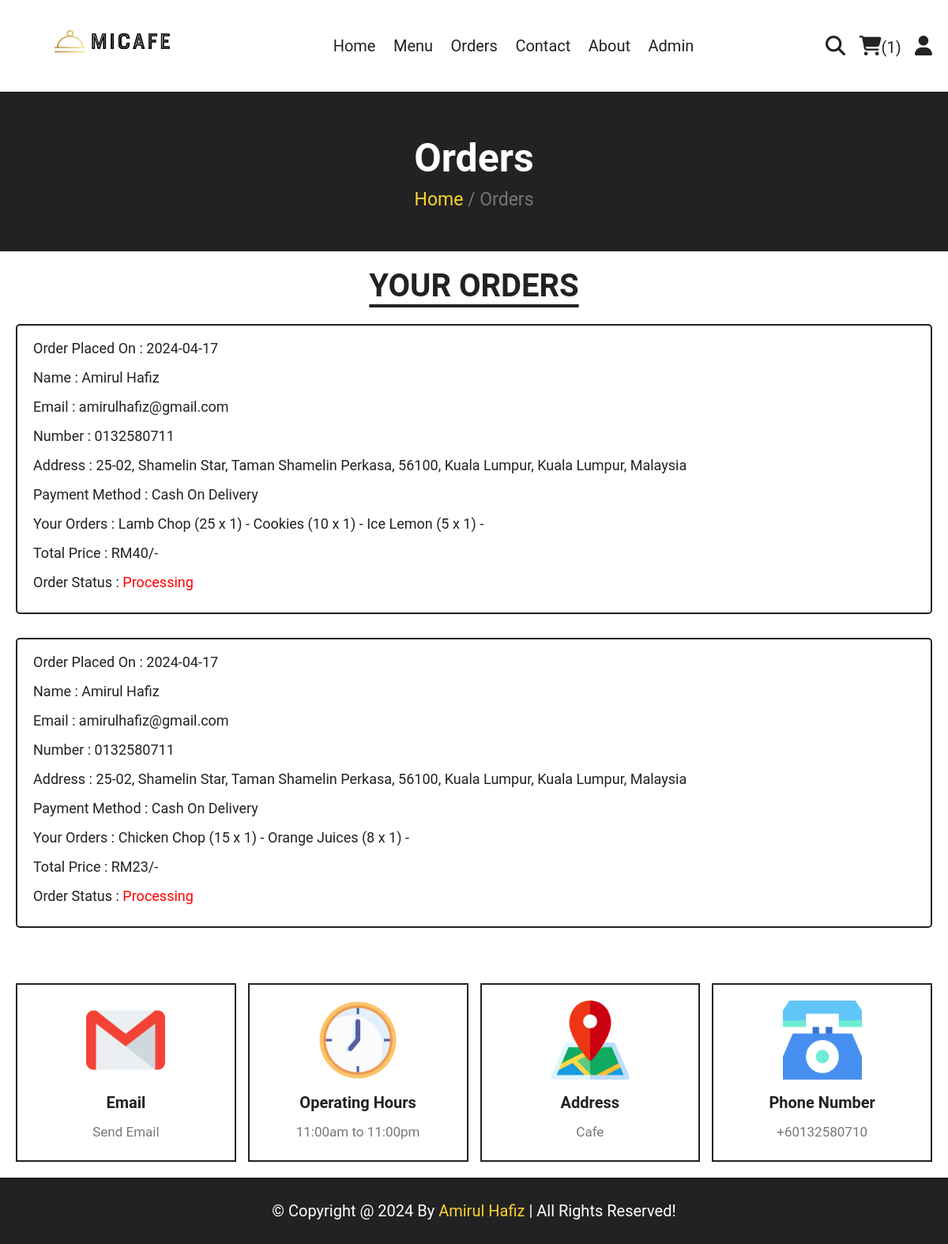
Screenshot of /orders.php (signed in) with the database file from the repository.
### tables this page shows
CREATE TABLE `orders` (
  `id` int(100) NOT NULL,
  `user_id` int(100) NOT NULL,
  `name` varchar(20) NOT NULL,
  `number` varchar(10) NOT NULL,
  `email` varchar(50) NOT NULL,
  `method` varchar(50) NOT NULL,
  `address` varchar(500) NOT NULL,
  `total_products` varchar(1000) NOT NULL,
  `total_price` int(100) NOT NULL,
  `placed_on` date NOT NULL DEFAULT current_timestamp(),
  `order_status` varchar(20) NOT NULL DEFAULT 'Processing'
);

### orders.php (the view, shortened to what this page needs)
<?php
include 'components/connect.php';
if(isset($_SESSION['user_id'])){
   $user_id = $_SESSION['user_id'];
}else{
   $user_id = '';
   header('location:home.php');
};
?>
<!DOCTYPE html>
<html lang="en">
<head>
   <link rel="stylesheet" href="https://cdnjs.cloudflare.com/ajax/libs/font-awesome/6.1.1/css/all.min.css">
   <link rel="stylesheet" href="css/style.css">
</head>
<body>
<?php include 'components/user_header.php'; ?>
<div class="heading">
   <h3>orders</h3>
   <p><a href="html.php">Home</a> <span> / Orders</span></p>
</div>
<section class="orders">
   <h1 class="title">your orders</h1>
   <div class="box-container">
   <?php
      if($user_id == ''){
         echo '<p class="empty">please login to see your orders</p>';
      }else{
         $select_orders = $conn->prepare("SELECT * FROM `orders` WHERE user_id = ?");
         $select_orders->execute([$user_id]);
         if($select_orders->rowCount() > 0){
            while($fetch_orders = $select_orders->fetch(PDO::FETCH_ASSOC)){
   ?>
   <div class="box">
      <p>Order Placed On : <span><?= $fetch_orders['placed_on']; ?></span></p>
      <p>Name : <span><?= $fetch_orders['name']; ?></span></p>
      <p>Email : <span><?= $fetch_orders['email']; ?></span></p>
      <p>Number : <span><?= $fetch_orders['number']; ?></span></p>
      <p>Address : <span><?= $fetch_orders['address']; ?></span></p>
      <p>Payment Method : <span><?= $fetch_orders['method']; ?></span></p>
      <p>Your Orders : <span><?= $fetch_orders['total_products']; ?></span></p>
      <p>Total Price : <span>RM<?= $fetch_orders['total_price']; ?>/-</span></p>
      <p> Order Status : <span style="color:<?php if($fetch_orders['order_status'] == 'Processing'){ echo 'red'; }else{ echo 'green'; }; ?>"><?= $fetch_orders['order_status']; ?></span> </p>
   </div>
   <?php
      }
      }else{
         echo '<p class="empty">No orders placed yet!</p>';
      }
      }
   ?>
   </div>
</section>
<?php include 'components/footer.php'; ?>
</body>
</html>

### css/style.css (style rules this page uses)
:root { --yellow:#fed330; --red:#e74c3c; --white:#fff; --black:#222; --light-color:#777; --border:.2rem solid var(--black); }
* { font-family: Roboto, sans-serif; margin:0; padding:0; box-sizing: border-box; outline: none; border: none; text-decoration: none; }
html { font-size: 62.5%; overflow-x: hidden; scroll-behavior: smooth; stop-opacity: 7rem; }
section { margin:0 auto; max-width: 1200px; padding:2rem; }
.title { text-align: center; margin-bottom: 2.5rem; font-size: 4rem; color:var(--black); text-transform: uppercase; text-decoration: underline; text-underline-offset: 1rem; }
.heading { display: flex; align-items: center; justify-content: center; gap:1rem; flex-flow: column; background-color: var(--black); min-height: 20rem; }
.heading h3 { font-size: 5rem; color:var(--white); text-transform: capitalize; }
.heading p { font-size: 2.3rem; color:var(--light-color); }
.heading p a { color:var(--yellow); }
.orders .box-container .box { background-color: var(--white); border-radius: .5rem; box-shadow: var(--box-shadow); border:var(--border); padding:2rem; padding-top: 1rem; margin-bottom: 30px; }
.orders .box-container .box p { padding: .5rem 0; line-height: 1.5; font-size: 1.8rem; color:var(--black); }
.orders .box-container .box p span { color:var(--main-color); }
html { font-size: 62.5%; overflow-x: hidden; }

### rows the page displays
orders: placed_on "2024-04-17", name "Amirul Hafiz", email "amirulhafiz@gmail.com", number "0132580711", address "25-02, Shamelin Star, Taman Shamelin Perkasa, 56100, Kuala Lumpur, Kuala Lumpur, Malaysia", method "Cash On Delivery", total_products "Lamb Chop (25 x 1) - Cookies (10 x 1) - Ice Lemon (5 x 1) -", total_price "40", order_status "Processing"
orders: placed_on "2024-04-17", name "Amirul Hafiz", email "amirulhafiz@gmail.com", number "0132580711", address "25-02, Shamelin Star, Taman Shamelin Perkasa, 56100, Kuala Lumpur, Kuala Lumpur, Malaysia", method "Cash On Delivery", total_products "Chicken Chop (15 x 1) - Orange Juices (8 x 1) -", total_price "23", order_status "Processing"

### other values shown
$total_cart_items "1"
